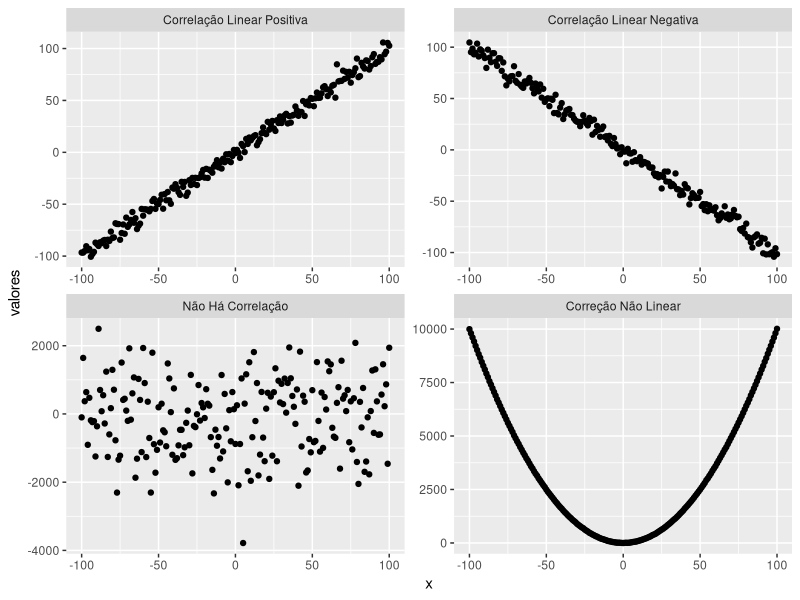

Source code (R):
x = -100:100
y1 = x + rnorm(201, sd = 5)
y2 = -x + rnorm(201, sd = 5)
y3 = x + rnorm(201, sd = 1000)
y4 = x^2 + rnorm(201, sd = 5)

df = data.frame(x,y1,y2,y3,y4)

library(ggplot2)
library(tidyverse)

df %>% 
  pivot_longer(!x, names_to = "y", 
               values_to = "valores") %>% 
  ggplot(aes(x,valores)) +
  geom_point() +
  facet_wrap(~y, scales = "free",
             labeller = as_labeller(c(
               y1 = "Correlação Linear Positiva",
               y2 = "Correlação Linear Negativa",
               y3 = "Não Há Correlação",
               y4 = "Correção Não Linear")))

options(scipen = 100)
round(cor(df)[1,],4)
